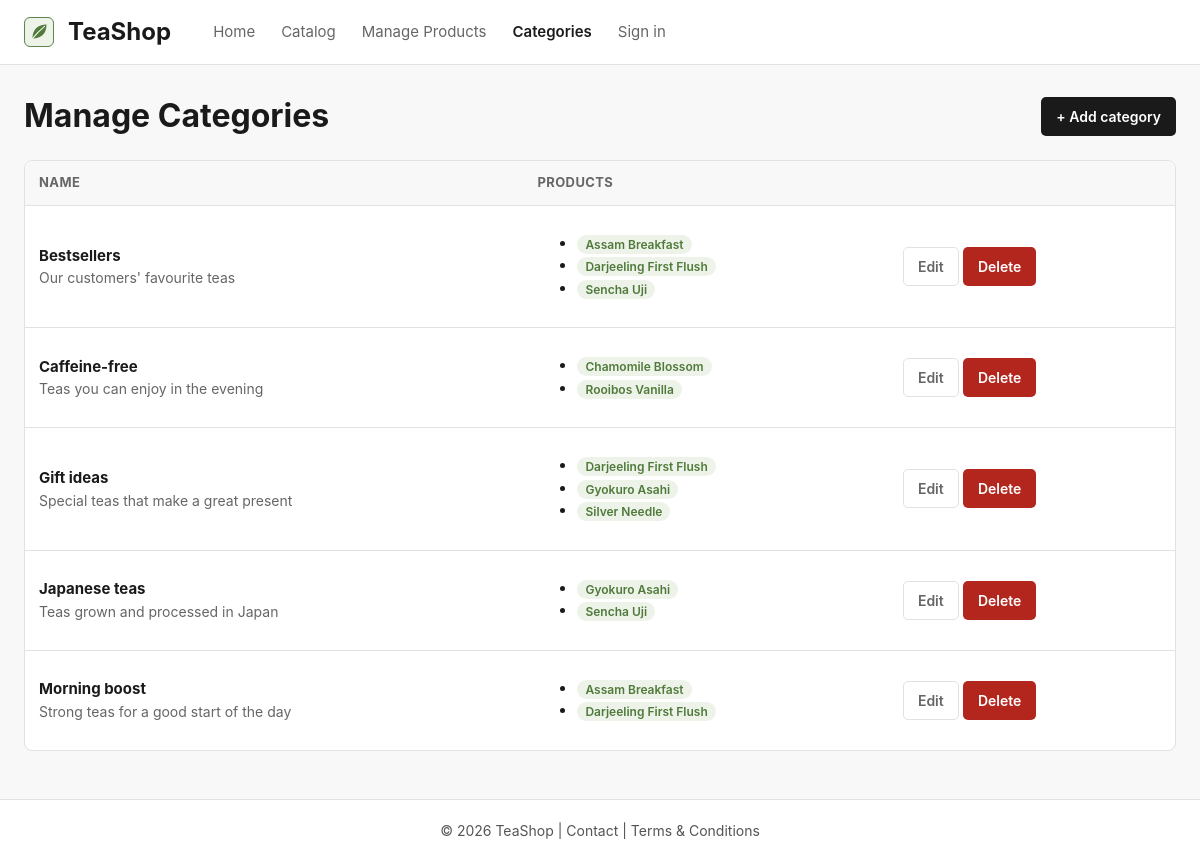
Page /?c=category on the committed database.
### tables this page shows
CREATE TABLE `categories`
(
    `id`          INT AUTO_INCREMENT PRIMARY KEY,
    `name`        VARCHAR(50)  NOT NULL UNIQUE,
    `description` VARCHAR(255) NOT NULL DEFAULT ''
) DEFAULT CHARSET = utf8mb4
  COLLATE = utf8mb4_unicode_ci;

CREATE TABLE `products`
(
    `id`          INT AUTO_INCREMENT PRIMARY KEY,
    `name`        VARCHAR(100)  NOT NULL,
    `type`        VARCHAR(20)   NOT NULL,
    `description` VARCHAR(255)  NOT NULL DEFAULT '',
    `price`       DECIMAL(8, 2) NOT NULL,
    `inStock`     TINYINT(1)    NOT NULL DEFAULT 1
) DEFAULT CHARSET = utf8mb4
  COLLATE = utf8mb4_unicode_ci;

### App/Views/Category/index.view.php (the view, shortened to what the rows shown need)
<div class="page-header">
    <h1>Manage Categories</h1>
</div>
<?php if (count($categories) === 0) { ?>
    <p class="empty">No categories yet. Add the first one.</p>
<?php } else { ?>
    <div class="table-wrap">
        <table class="data-table">
            <thead>
            <tr>
                <th scope="col">Name</th>
                <th scope="col">Products</th>
                <th scope="col"><span class="visually-hidden">Actions</span></th>
            </tr>
            </thead>
            <tbody>
            <?php foreach ($categories as $category) { ?>
                <?php $products = $category->getProducts(); ?>
                <tr>
                    <td class="col-name">
                        <strong><?= e($category->getName()) ?></strong>
                        <div class="muted"><?= e($category->getDescription()) ?></div>
                    </td>
                    <td class="col-related">
                        <?php if (count($products) === 0) { ?>
                            <span class="muted">No products</span>
                        <?php } else { ?>
                            <ul class="tag-list">
                                <?php foreach ($products as $product) { ?>
                                    <li><span class="tag tag-neutral"><?= e($product->getName()) ?></span></li>
                                <?php } ?>
                            </ul>
                        <?php } ?>
                    </td>
                    <td class="actions">
                        <a href="<?= $link->url('category.edit', ['id' => $category->getId()]) ?>"
                           class="btn btn-ghost">Edit</a>
                        <form method="post" action="<?= $link->url('category.delete') ?>"
                              data-confirm="Really delete the category &quot;<?= e($category->getName()) ?>&quot;? The products will stay.">
                            <button type="submit" class="btn btn-danger">Delete</button>
                        </form>
                    </td>
                </tr>
            <?php } ?>
            </tbody>
        </table>
    </div>
<?php } ?>

### rows in the picture
categories: name "Bestsellers", description "Our customers' favourite teas"
products: name "Assam Breakfast"
products: name "Darjeeling First Flush"
products: name "Sencha Uji"
categories: name "Caffeine-free", description "Teas you can enjoy in the evening"
products: name "Chamomile Blossom"
products: name "Rooibos Vanilla"
categories: name "Gift ideas", description "Special teas that make a great present"
products: name "Gyokuro Asahi"
products: name "Silver Needle"
categories: name "Japanese teas", description "Teas grown and processed in Japan"
categories: name "Morning boost", description "Strong teas for a good start of the day"

### other values in the picture
App\Configuration::APP_NAME "TeaShop"
